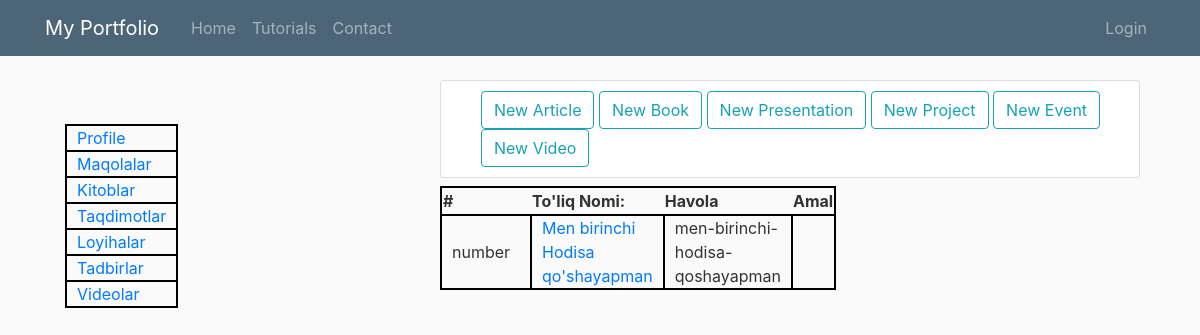
Screenshot of /events/ with the database file from the repository.
### Events/models.py (models this page shows, shortened)
class Events(models.Model):
    name = models.CharField(max_length=1000)
    file = models.FileField(blank=True, upload_to="Events")
    slug = models.SlugField(blank=False, max_length=1000)
    author = models.ForeignKey(User, on_delete=models.CASCADE, default=None)
    link = models.URLField(blank=True )
    pub_date = models.DateTimeField(auto_now_add=True)
    up_date = models.DateTimeField(auto_now=True)
    class Meta:
        verbose_name = 'Event'
        verbose_name_plural = "Events"

### Events/views.py (the view)
# urls.py: path('', EventsList.as_view(), name="events"),
class EventsList(ListView):
    model = Events
    template_name = 'articles.html'
    ordering = ['-up_date']
    context_object_name = 'objects'

### templatetags/class_name.py (called while the page is built)
@register.filter()
def class_name(value):
    return value.__class__.__name__

### templates/articles.html (shortened to what this page needs)
{% extends 'base.html' %}
{% load class_name %}
{% block content %}
<div class="content-section">
    <ul name="My works" id="myworks">
        <ls value="article"><a style="text-align: right;" href="{% url 'articles_create' %}" class="btn btn-outline-info">New Article</a></ls>
        <ls value="book"><a style="text-align: right;" href="{% url 'books_create' %}" class="btn btn-outline-info">New Book</a></ls>
        <ls value="presentation"><a style="text-align: right;" href="{% url 'presentations_create' %}" class="btn btn-outline-info">New Presentation</a></ls>
        <ls value="project"><a style="text-align: right;" href="{% url 'projects_create' %}" class="btn btn-outline-info">New Project</a></ls>
        <ls value="event"><a style="text-align: right;" href="{% url 'events_create' %}" class="btn btn-outline-info">New Event</a></ls>
        <ls value="video"><a style="text-align: right;" href="{% url 'videos_create' %}" class="btn btn-outline-info">New Video</a></ls>
    </ul>
</div>
<table>
    <tr>
        <th>#</th>
        <th>To'liq Nomi:</th>
        <th>Havola</th>
        <th>Amal</th>
    </tr>
    {% for article in objects %}
        {% with article|class_name as klass %}
        <tr>
            <td>number</td>
            {% if article.file %}
            <td><a href='{{ article.file.url }}' download>{{ article.name}}</a></td>
            {% elif article.link %}
            <td><a href="{{ article.link }}">Havola</a></td>
            {% endif %}
            <td>{{ article.slug }}</td>
        </tr>
        {% endwith %}
    {% endfor %}
</table>
{% endblock %}

### templates/base.html (style rules this page uses)
body { background: #fafafa; color: #333333; margin-top: 5rem; }
ul { margin: 0; }
tr, td { border: 2px black solid; padding: 0 10px; width:90px; height:25px; }
.content-section { background: #ffffff; padding: 10px 0px; border: 1px solid #dddddd; border-radius: 3px; }

### rows the page displays
Events: name "Men birinchi Hodisa qo'shayapman", slug "men-birinchi-hodisa-qoshayapman"
